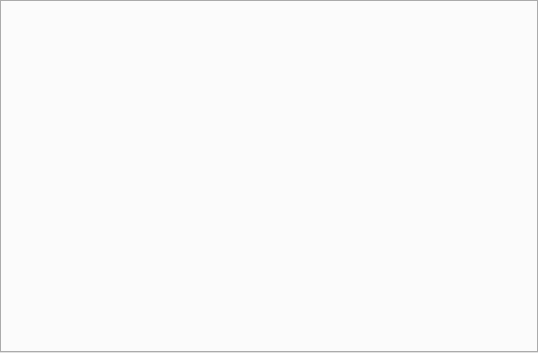
<?xml version="1.0" encoding="UTF-8"?>
<ui version="4.0">
 <class>KanbanBoardView</class>
 <widget class="QWidget" name="KanbanBoardView">
  <property name="geometry">
   <rect>
    <x>0</x>
    <y>0</y>
    <width>538</width>
    <height>353</height>
   </rect>
  </property>
  <property name="sizePolicy">
   <sizepolicy hsizetype="Minimum" vsizetype="Minimum">
    <horstretch>0</horstretch>
    <verstretch>0</verstretch>
   </sizepolicy>
  </property>
  <property name="windowTitle">
   <string>KanbanBoardView</string>
  </property>
  <layout class="QHBoxLayout" name="horizontalLayout">
   <property name="spacing">
    <number>0</number>
   </property>
   <property name="leftMargin">
    <number>0</number>
   </property>
   <property name="topMargin">
    <number>0</number>
   </property>
   <property name="rightMargin">
    <number>0</number>
   </property>
   <property name="bottomMargin">
    <number>0</number>
   </property>
   <item>
    <widget class="QTabWidget" name="tabWidget">
     <property name="sizePolicy">
      <sizepolicy hsizetype="Minimum" vsizetype="Minimum">
       <horstretch>0</horstretch>
       <verstretch>0</verstretch>
      </sizepolicy>
     </property>
     <property name="tabPosition">
      <enum>QTabWidget::West</enum>
     </property>
     <property name="tabShape">
      <enum>QTabWidget::Triangular</enum>
     </property>
     <property name="currentIndex">
      <number>-1</number>
     </property>
     <property name="iconSize">
      <size>
       <width>25</width>
       <height>25</height>
      </size>
     </property>
     <property name="elideMode">
      <enum>Qt::ElideRight</enum>
     </property>
     <property name="documentMode">
      <bool>false</bool>
     </property>
     <property name="tabsClosable">
      <bool>false</bool>
     </property>
     <property name="movable">
      <bool>true</bool>
     </property>
     <property name="tabBarAutoHide">
      <bool>true</bool>
     </property>
    </widget>
   </item>
  </layout>
 </widget>
 <layoutdefault spacing="6" margin="11"/>
 <resources/>
 <connections/>
</ui>
